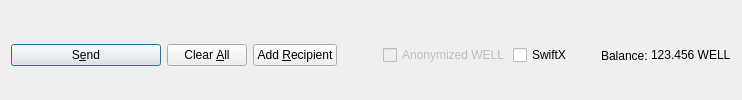
         <widget class="QFrame" name="frame_Send">
          <layout class="QHBoxLayout" name="horizontalLayout">
           <property name="bottomMargin">
            <number>0</number>
           </property>
           <item>
            <widget class="QPushButton" name="sendButton">
             <property name="minimumSize">
              <size>
               <width>150</width>
               <height>0</height>
              </size>
             </property>
             <property name="toolTip">
              <string>Confirm the send action</string>
             </property>
             <property name="text">
              <string>S&amp;end</string>
             </property>
             <property name="icon">
              <iconset resource="../zcore.qrc">
               <normaloff>:/icons/send</normaloff>:/icons/send</iconset>
             </property>
             <property name="autoDefault">
              <bool>false</bool>
             </property>
             <property name="default">
              <bool>true</bool>
             </property>
            </widget>
           </item>
           <item>
            <widget class="QPushButton" name="clearButton">
             <property name="sizePolicy">
              <sizepolicy hsizetype="Minimum" vsizetype="Fixed">
               <horstretch>0</horstretch>
               <verstretch>0</verstretch>
              </sizepolicy>
             </property>
             <property name="toolTip">
              <string>Clear all fields of the form.</string>
             </property>
             <property name="text">
              <string>Clear &amp;All</string>
             </property>
             <property name="icon">
              <iconset resource="../zcore.qrc">
               <normaloff>:/icons/remove</normaloff>:/icons/remove</iconset>
             </property>
             <property name="autoDefault">
              <bool>false</bool>
             </property>
            </widget>
           </item>
           <item>
            <widget class="QPushButton" name="addButton">
             <property name="toolTip">
              <string>Send to multiple recipients at once</string>
             </property>
             <property name="text">
              <string>Add &amp;Recipient</string>
             </property>
             <property name="icon">
              <iconset resource="../zcore.qrc">
               <normaloff>:/icons/add</normaloff>:/icons/add</iconset>
             </property>
             <property name="autoDefault">
              <bool>false</bool>
             </property>
            </widget>
           </item>
           <item>
            <spacer name="horizontalSpacer">
             <property name="orientation">
              <enum>Qt::Horizontal</enum>
             </property>
             <property name="sizeHint" stdset="0">
              <size>
               <width>40</width>
               <height>20</height>
              </size>
             </property>
            </spacer>
           </item>
           <item>
            <layout class="QHBoxLayout" name="horizontalLayout_2">
             <property name="spacing">
              <number>3</number>
             </property>
             <item>
              <widget class="QCheckBox" name="checkzWELL">
               <property name="enabled">
                <bool>false</bool>
               </property>
               <property name="text">
                <string>Anonymized WELL</string>
               </property>
              </widget>
             </item>
             <item>
              <widget class="QCheckBox" name="checkSwiftTX">
               <property name="enabled">
                <bool>true</bool>
               </property>
               <property name="minimumSize">
                <size>
                 <width>85</width>
                 <height>0</height>
                </size>
               </property>
               <property name="text">
                <string>SwiftX</string>
               </property>
              </widget>
             </item>
             <item>
              <widget class="QLabel" name="label">
               <property name="text">
                <string>Balance:</string>
               </property>
              </widget>
             </item>
             <item>
              <widget class="QLabel" name="labelBalance">
               <property name="sizePolicy">
                <sizepolicy hsizetype="Preferred" vsizetype="Fixed">
                 <horstretch>0</horstretch>
                 <verstretch>0</verstretch>
                </sizepolicy>
               </property>
               <property name="cursor">
                <cursorShape>IBeamCursor</cursorShape>
               </property>
               <property name="text">
                <string notr="true">123.456 WELL</string>
               </property>
               <property name="textInteractionFlags">
                <set>Qt::LinksAccessibleByMouse|Qt::TextSelectableByKeyboard|Qt::TextSelectableByMouse</set>
               </property>
              </widget>
             </item>
            </layout>
           </item>
          </layout>
         </widget>
